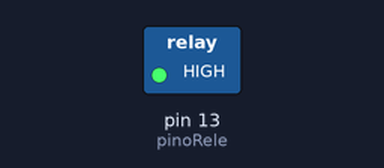
The sketch below on a simulated Arduino Uno, built with avr-gcc and run on an emulated ATmega328P. Shown: switched loads named in the sketch (green lamp = pin HIGH). What the sketch prints to the serial monitor is not drawn.

Above: at 0.1 s.
At 15.1 s:
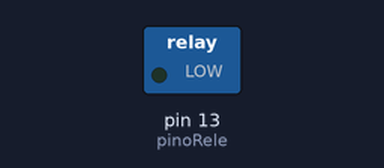
Timing chart, 0 to 16.6 s (numbered marks = the images above):
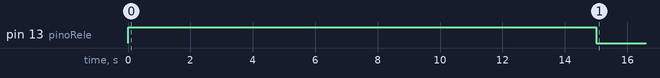

Measured:
- by itself, pin 13 (pinoRele): LOW → HIGH at 0.00 s, → LOW 15.0 s later

The sketch:

sketch_smartgarden.ino
```cpp
#include <TimeLib.h>

int pinoRele = 13;
int intervaloEntreCiclos = 6;
int tempoDeIrrigacao = 15;
int ciclos = 0;

void setup() {
  pinMode(pinoRele, OUTPUT);
  Serial.begin(9600);
}

void loop() {
  Serial.print('[LOG]: CICLOS RODADOS: ' + ciclos);

  if (intervaloEntreCiclos * ciclos > 24) {
    ciclos = 0;
  }

  if (hour() == (intervaloEntreCiclos * ciclos)) {
    digitalWrite(pinoRele, HIGH);
    delay(tempoDeIrrigacao * 1000);
    digitalWrite(pinoRele, LOW);
    ciclos += 1;
  }
}
```
